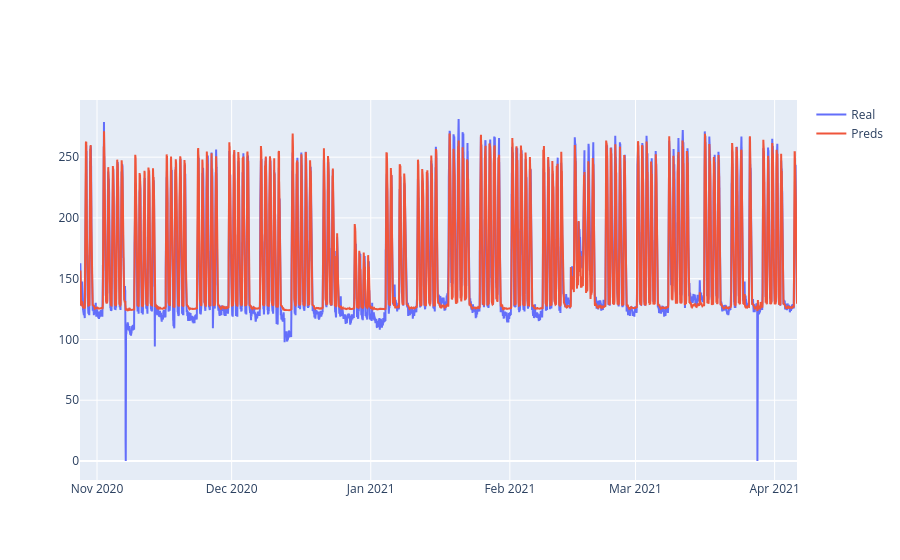

Source (notebook cell):
### Code cell
fig = go.Figure()
fig.add_trace(go.Scatter(x= datata['time'], y=datata['kwh'], name='Real'))
fig.add_trace(go.Scatter(x= datata['time'], y=datata['predictions'], name='Preds'))
fig.show()

### Figure 1 — Plotly figure (JSON) as saved in the notebook; plotly's stock layout.template omitted (floating-point values rounded to 4 significant figures; data arrays with more than 128 entries replaced by an {"elided": "..."} marker saying what was removed)
{"data": [{"name": "Real", "type": "scatter", "x": {"elided": "15340 str values"}, "y": {"elided": "15340 float values"}}, {"name": "Preds", "type": "scatter", "x": {"elided": "15340 str values"}, "y": {"elided": "15340 float values"}}], "layout": {}}
